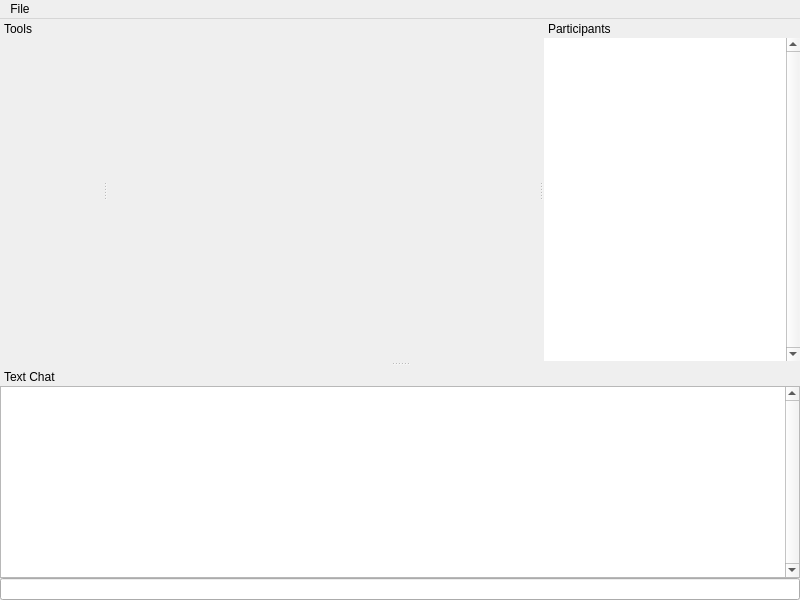
<?xml version="1.0" encoding="UTF-8"?>
<ui version="4.0">
 <class>MainWindow</class>
 <widget class="QMainWindow" name="MainWindow">
  <property name="geometry">
   <rect>
    <x>0</x>
    <y>0</y>
    <width>800</width>
    <height>600</height>
   </rect>
  </property>
  <property name="windowTitle">
   <string>RaptorPaint</string>
  </property>
  <widget class="QWidget" name="centralwidget">
   <layout class="QVBoxLayout" name="verticalLayout_3">
    <property name="margin">
     <number>0</number>
    </property>
    <item>
     <widget class="QWidget" name="paintArea" native="true"/>
    </item>
   </layout>
  </widget>
  <widget class="QMenuBar" name="menubar">
   <property name="geometry">
    <rect>
     <x>0</x>
     <y>0</y>
     <width>800</width>
     <height>22</height>
    </rect>
   </property>
   <widget class="QMenu" name="menuFile">
    <property name="title">
     <string>File</string>
    </property>
    <addaction name="actionConnect_Host"/>
    <addaction name="separator"/>
    <addaction name="actionSave"/>
    <addaction name="separator"/>
   </widget>
   <addaction name="menuFile"/>
  </widget>
  <widget class="QDockWidget" name="participantList">
   <property name="minimumSize">
    <size>
     <width>102</width>
     <height>128</height>
    </size>
   </property>
   <property name="features">
    <set>QDockWidget::NoDockWidgetFeatures</set>
   </property>
   <property name="windowTitle">
    <string>Participants</string>
   </property>
   <attribute name="dockWidgetArea">
    <number>2</number>
   </attribute>
   <widget class="QWidget" name="dockWidgetContents_2">
    <layout class="QVBoxLayout" name="verticalLayout_4">
     <property name="spacing">
      <number>0</number>
     </property>
     <property name="margin">
      <number>0</number>
     </property>
     <item>
      <widget class="QListWidget" name="userList">
       <property name="frameShape">
        <enum>QFrame::NoFrame</enum>
       </property>
       <property name="frameShadow">
        <enum>QFrame::Plain</enum>
       </property>
       <property name="lineWidth">
        <number>0</number>
       </property>
       <property name="verticalScrollBarPolicy">
        <enum>Qt::ScrollBarAlwaysOn</enum>
       </property>
       <property name="autoScroll">
        <bool>false</bool>
       </property>
       <property name="showDropIndicator" stdset="0">
        <bool>false</bool>
       </property>
       <property name="iconSize">
        <size>
         <width>24</width>
         <height>24</height>
        </size>
       </property>
       <property name="uniformItemSizes">
        <bool>true</bool>
       </property>
       <property name="sortingEnabled">
        <bool>true</bool>
       </property>
      </widget>
     </item>
    </layout>
   </widget>
  </widget>
  <widget class="QDockWidget" name="toolbox">
   <property name="minimumSize">
    <size>
     <width>102</width>
     <height>128</height>
    </size>
   </property>
   <property name="features">
    <set>QDockWidget::NoDockWidgetFeatures</set>
   </property>
   <property name="windowTitle">
    <string>Tools</string>
   </property>
   <attribute name="dockWidgetArea">
    <number>1</number>
   </attribute>
   <widget class="QWidget" name="dockWidgetContents_3">
    <layout class="QVBoxLayout" name="verticalLayout_2">
     <property name="spacing">
      <number>0</number>
     </property>
     <property name="margin">
      <number>0</number>
     </property>
    </layout>
   </widget>
  </widget>
  <widget class="QDockWidget" name="textChatBox">
   <property name="minimumSize">
    <size>
     <width>102</width>
     <height>160</height>
    </size>
   </property>
   <property name="features">
    <set>QDockWidget::NoDockWidgetFeatures</set>
   </property>
   <property name="windowTitle">
    <string>Text Chat</string>
   </property>
   <attribute name="dockWidgetArea">
    <number>8</number>
   </attribute>
   <widget class="QWidget" name="dockWidgetContents">
    <layout class="QVBoxLayout" name="verticalLayout">
     <property name="spacing">
      <number>0</number>
     </property>
     <property name="margin">
      <number>0</number>
     </property>
     <item>
      <widget class="QTextEdit" name="chatLog">
       <property name="verticalScrollBarPolicy">
        <enum>Qt::ScrollBarAlwaysOn</enum>
       </property>
      </widget>
     </item>
     <item>
      <widget class="QLineEdit" name="input"/>
     </item>
    </layout>
   </widget>
  </widget>
  <action name="actionConnect_Host">
   <property name="text">
    <string>Connect</string>
   </property>
  </action>
  <action name="actionSave">
   <property name="text">
    <string>Save</string>
   </property>
  </action>
  <action name="actionClose">
   <property name="text">
    <string>Close</string>
   </property>
  </action>
 </widget>
 <resources/>
 <connections/>
</ui>
